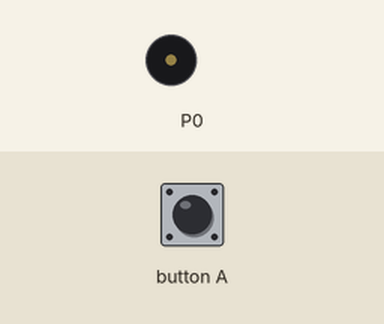
Recording of a program running on a simulated BBC micro:bit (MakeCode). On the bench: buzzer (waves = sounding). The test bench sets the inputs (shaded band).

Above: at 1.2 s.
1.3 s: button A pressed for 0.15 s
At 1.7 s:
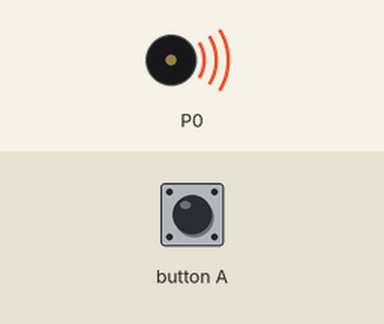
Timing chart, 0 to 9.7 s (numbered marks = the images above; inputs shaded):
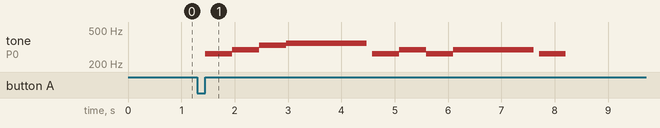

The program:

main.ts
```typescript
input.onButtonPressed(Button.A, function () {
    music.play(music.tonePlayable(262, music.beat(BeatFraction.Whole)), music.PlaybackMode.UntilDone)
    music.play(music.tonePlayable(294, music.beat(BeatFraction.Whole)), music.PlaybackMode.UntilDone)
    music.play(music.tonePlayable(330, music.beat(BeatFraction.Whole)), music.PlaybackMode.UntilDone)
    music.play(music.tonePlayable(349, music.beat(BeatFraction.Whole)), music.PlaybackMode.UntilDone)
    music.play(music.tonePlayable(349, music.beat(BeatFraction.Whole)), music.PlaybackMode.UntilDone)
    music.play(music.tonePlayable(349, music.beat(BeatFraction.Whole)), music.PlaybackMode.UntilDone)
    basic.pause(100)
    music.play(music.tonePlayable(262, music.beat(BeatFraction.Whole)), music.PlaybackMode.UntilDone)
    music.play(music.tonePlayable(294, music.beat(BeatFraction.Whole)), music.PlaybackMode.UntilDone)
    music.play(music.tonePlayable(262, music.beat(BeatFraction.Whole)), music.PlaybackMode.UntilDone)
    music.play(music.tonePlayable(294, music.beat(BeatFraction.Whole)), music.PlaybackMode.UntilDone)
    music.play(music.tonePlayable(294, music.beat(BeatFraction.Whole)), music.PlaybackMode.UntilDone)
    music.play(music.tonePlayable(294, music.beat(BeatFraction.Whole)), music.PlaybackMode.UntilDone)
    basic.pause(100)
    music.play(music.tonePlayable(262, music.beat(BeatFraction.Whole)), music.PlaybackMode.UntilDone)
})
```

test.ts
```typescript
// testes vão aqui; isto não será compilado quando este pacote for usado como uma extensão.
```

Measured:
- after the input at 1.3 s, tone on P0: plays 262 Hz for 0.51 s, 294 Hz for 0.51 s, 330 Hz for 0.51 s, 349 Hz for 1.5 s, 262 Hz for 0.51 s, 294 Hz for 0.51 s … (9 notes in this stretch), starting after 0.15 s
